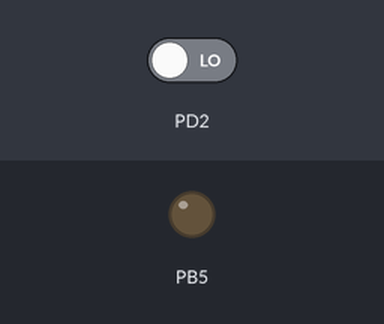
A program run on a simulated ATmega328P, built with avr-gcc and emulated at 16 MHz. On the bench: output pins drawn as LEDs (lit = HIGH). Inputs (shaded band) come from the test bench; at power-on: PD2 LOW.

Above: at 1.2 s.
1.3 s: PD2 driven HIGH
At 2.4 s:
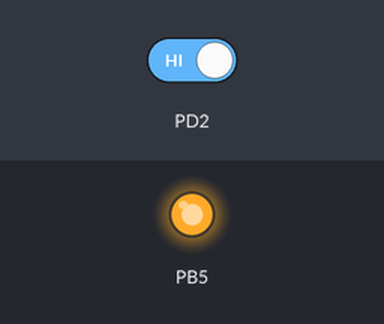
2.8 s: PD2 driven LOW
At 3.5 s:
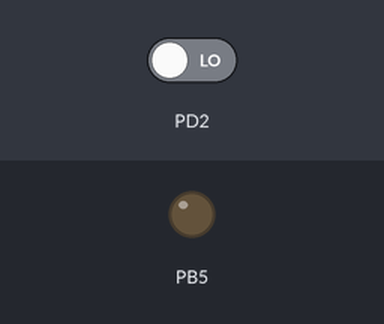
Timing chart, 0 to 5.8 s (numbered marks = the images above; inputs shaded):
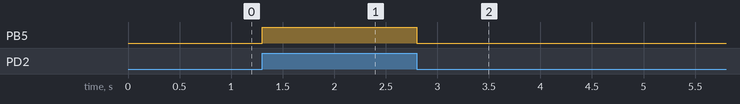

Measured:
- after the input at 1.3 s, PB5: LOW → HIGH at once
- after the input at 2.8 s, PB5: HIGH → LOW at once

The program:

main.c
```c
//WAP to turn on an LED connected to PB5 pin when a switch connected to
//pin PD2 is pressed. Note that Pin PD2 is normally pulled down.

#define F_CPU 16000000UL

#include <avr/io.h>

void configure();

int main(void)
{
	configure();

    while (1)
    {
		if(PIND&(1<<PIND2))
			PORTB |= 1<<PORTB5;
		else
			PORTB &= ~(1<<PORTB5);
    }
}

void configure() {
	DDRB |= 1<<DDB5; //assign PB5 as output
	DDRD &= ~(1<<DDD2); //assign PD2 as input
}
```
